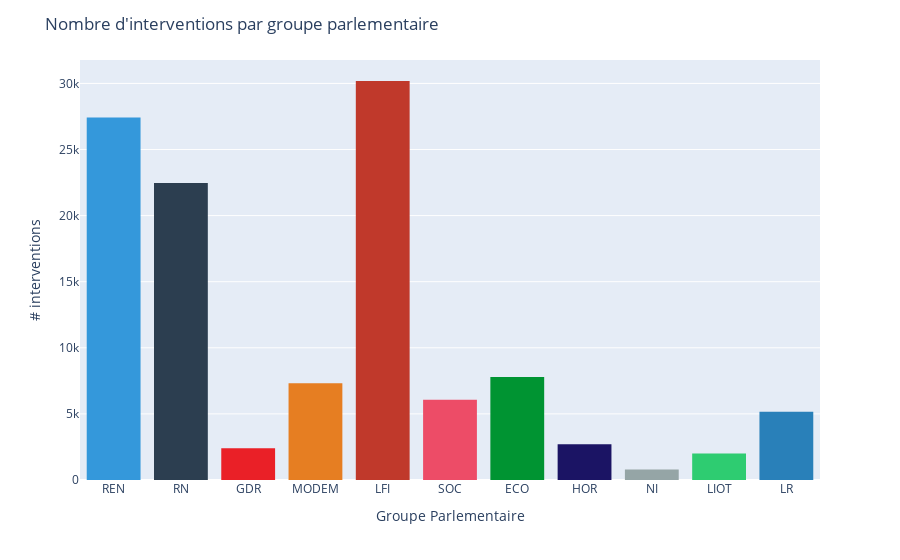

The notebook cell this image was saved under:
### Code cell
intervention_frequency_per_group(twitter_df)

### Figure 1 — Plotly figure (JSON) as saved in the notebook; plotly's stock layout.template omitted (floating-point values rounded to 4 significant figures; data arrays with more than 128 entries replaced by an {"elided": "..."} marker saying what was removed)
{"data": [{"alignmentgroup": "True", "bingroup": "x", "hovertemplate": "Groupe Parlementaire=%{x}<br>count=%{y}<extra></extra>", "legendgroup": "REN", "marker": {"color": "#3498db", "pattern": {"shape": ""}}, "name": "REN", "offsetgroup": "REN", "orientation": "v", "showlegend": true, "type": "histogram", "x": {"elided": "27420 str values"}, "xaxis": "x", "yaxis": "y"}, {"alignmentgroup": "True", "bingroup": "x", "hovertemplate": "Groupe Parlementaire=%{x}<br>count=%{y}<extra></extra>", "legendgroup": "RN", "marker": {"color": "#2c3e50", "pattern": {"shape": ""}}, "name": "RN", "offsetgroup": "RN", "orientation": "v", "showlegend": true, "type": "histogram", "x": {"elided": "22472 str values"}, "xaxis": "x", "yaxis": "y"}, {"alignmentgroup": "True", "bingroup": "x", "hovertemplate": "Groupe Parlementaire=%{x}<br>count=%{y}<extra></extra>", "legendgroup": "GDR", "marker": {"color": "#EA2027", "pattern": {"shape": ""}}, "name": "GDR", "offsetgroup": "GDR", "orientation": "v", "showlegend": true, "type": "histogram", "x": {"elided": "2393 str values"}, "xaxis": "x", "yaxis": "y"}, {"alignmentgroup": "True", "bingroup": "x", "hovertemplate": "Groupe Parlementaire=%{x}<br>count=%{y}<extra></extra>", "legendgroup": "MODEM", "marker": {"color": "#e67e22", "pattern": {"shape": ""}}, "name": "MODEM", "offsetgroup": "MODEM", "orientation": "v", "showlegend": true, "type": "histogram", "x": {"elided": "7325 str values"}, "xaxis": "x", "yaxis": "y"}, {"alignmentgroup": "True", "bingroup": "x", "hovertemplate": "Groupe Parlementaire=%{x}<br>count=%{y}<extra></extra>", "legendgroup": "LFI", "marker": {"color": "#c0392b", "pattern": {"shape": ""}}, "name": "LFI", "offsetgroup": "LFI", "orientation": "v", "showlegend": true, "type": "histogram", "x": {"elided": "30183 str values"}, "xaxis": "x", "yaxis": "y"}, {"alignmentgroup": "True", "bingroup": "x", "hovertemplate": "Groupe Parlementaire=%{x}<br>count=%{y}<extra></extra>", "legendgroup": "SOC", "marker": {"color": "#ED4C67", "pattern": {"shape": ""}}, "name": "SOC", "offsetgroup": "SOC", "orientation": "v", "showlegend": true, "type": "histogram", "x": {"elided": "6073 str values"}, "xaxis": "x", "yaxis": "y"}, {"alignmentgroup": "True", "bingroup": "x", "hovertemplate": "Groupe Parlementaire=%{x}<br>count=%{y}<extra></extra>", "legendgroup": "ECO", "marker": {"color": "#009432", "pattern": {"shape": ""}}, "name": "ECO", "offsetgroup": "ECO", "orientation": "v", "showlegend": true, "type": "histogram", "x": {"elided": "7783 str values"}, "xaxis": "x", "yaxis": "y"}, {"alignmentgroup": "True", "bingroup": "x", "hovertemplate": "Groupe Parlementaire=%{x}<br>count=%{y}<extra></extra>", "legendgroup": "HOR", "marker": {"color": "#1B1464", "pattern": {"shape": ""}}, "name": "HOR", "offsetgroup": "HOR", "orientation": "v", "showlegend": true, "type": "histogram", "x": {"elided": "2707 str values"}, "xaxis": "x", "yaxis": "y"}, {"alignmentgroup": "True", "bingroup": "x", "hovertemplate": "Groupe Parlementaire=%{x}<br>count=%{y}<extra></extra>", "legendgroup": "NI", "marker": {"color": "#95a5a6", "pattern": {"shape": ""}}, "name": "NI", "offsetgroup": "NI", "orientation": "v", "showlegend": true, "type": "histogram", "x": {"elided": "793 str values"}, "xaxis": "x", "yaxis": "y"}, {"alignmentgroup": "True", "bingroup": "x", "hovertemplate": "Groupe Parlementaire=%{x}<br>count=%{y}<extra></extra>", "legendgroup": "LIOT", "marker": {"color": "#2ecc71", "pattern": {"shape": ""}}, "name": "LIOT", "offsetgroup": "LIOT", "orientation": "v", "showlegend": true, "type": "histogram", "x": {"elided": "2013 str values"}, "xaxis": "x", "yaxis": "y"}, {"alignmentgroup": "True", "bingroup": "x", "hovertemplate": "Groupe Parlementaire=%{x}<br>count=%{y}<extra></extra>", "legendgroup": "LR", "marker": {"color": "#2980b9", "pattern": {"shape": ""}}, "name": "LR", "offsetgroup": "LR", "orientation": "v", "showlegend": true, "type": "histogram", "x": {"elided": "5169 str values"}, "xaxis": "x", "yaxis": "y"}], "layout": {"barmode": "relative", "legend": {"title": {"text": "Groupe Parlementaire"}, "tracegroupgap": 0}, "margin": {"t": 60}, "showlegend": false, "title": {"text": "Nombre d'interventions par groupe parlementaire"}, "xaxis": {"anchor": "y", "categoryarray": ["REN", "RN", "GDR", "MODEM", "LFI", "SOC", "ECO", "HOR", "NI", "LIOT", "LR", null], "categoryorder": "array", "domain": [0, 1], "title": {"text": "Groupe Parlementaire"}}, "yaxis": {"anchor": "x", "domain": [0, 1], "title": {"text": "# interventions"}}}}
